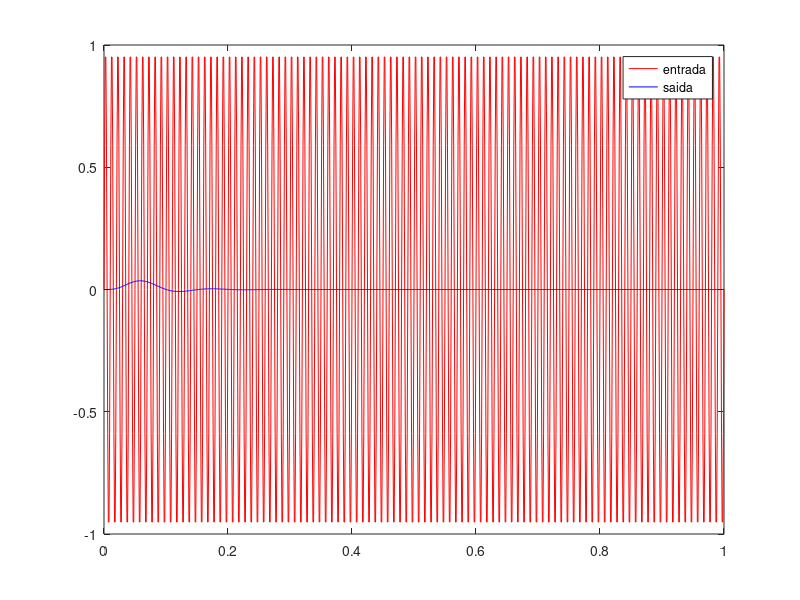

Reproduce this figure in MATLAB.
% código para testar filtro no Octave 
t_step = 0.001;
total_time = 1;
t=0:t_step:1;


% sinal de entrada
finput = 100;
in=sin(2*pi*t*finput);



% criand coeficientes do filtro passa baixa
Fs=1/t_step;
cutoff_freq=10;
Fnorm=2*cutoff_freq/Fs;
[b,a]=butter(5,Fnorm);

% utilizando filtro
y=filter(b,a,in);

% plots
%subplot(2,1,1)
title("entrada"); 
plot(t,in,"r");
hold on
%subplot(2,1,2)
plot(t,y,"b");
legend({"entrada","saida"});